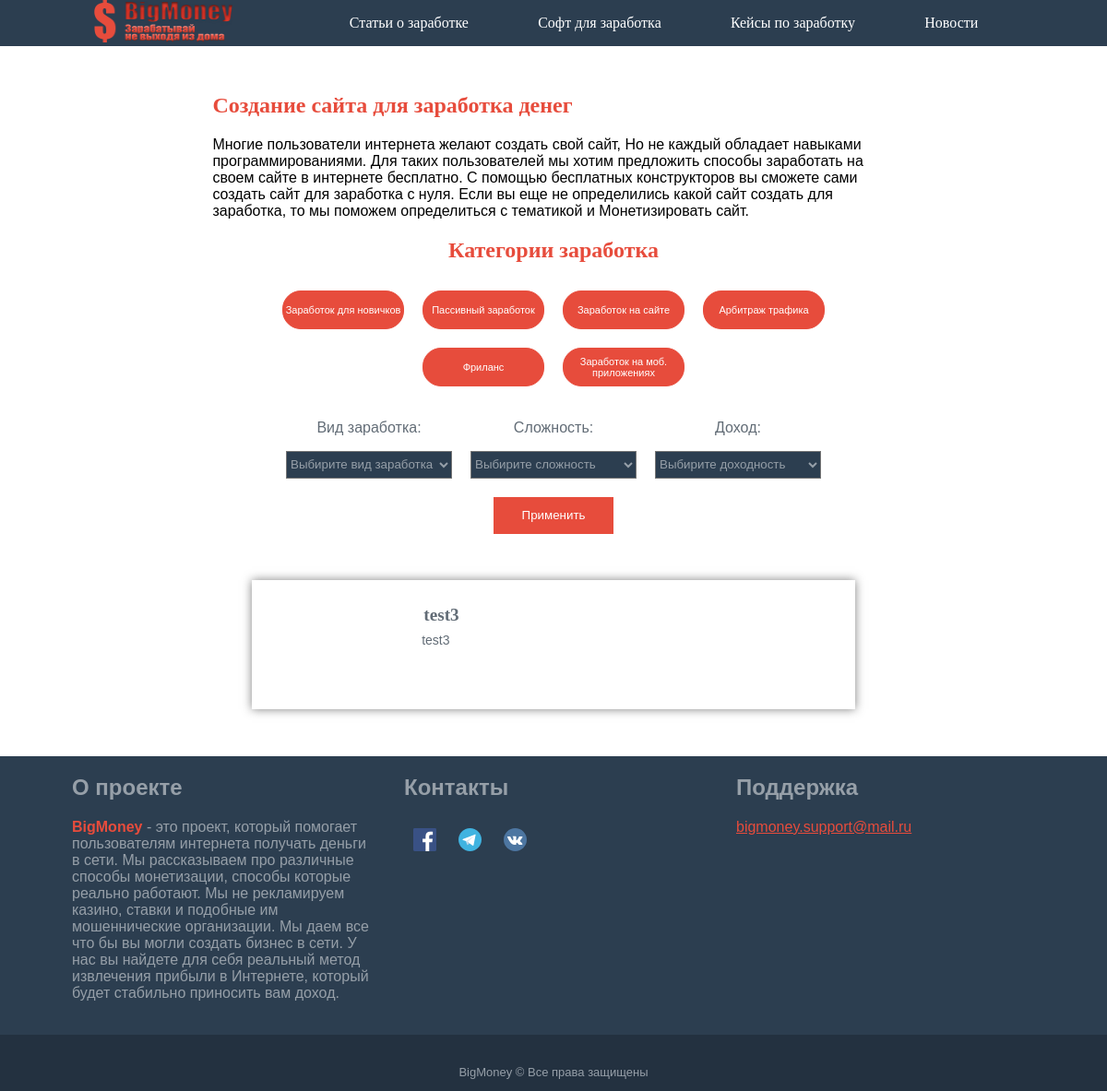
Before: /post/site/index.php with the older database file.
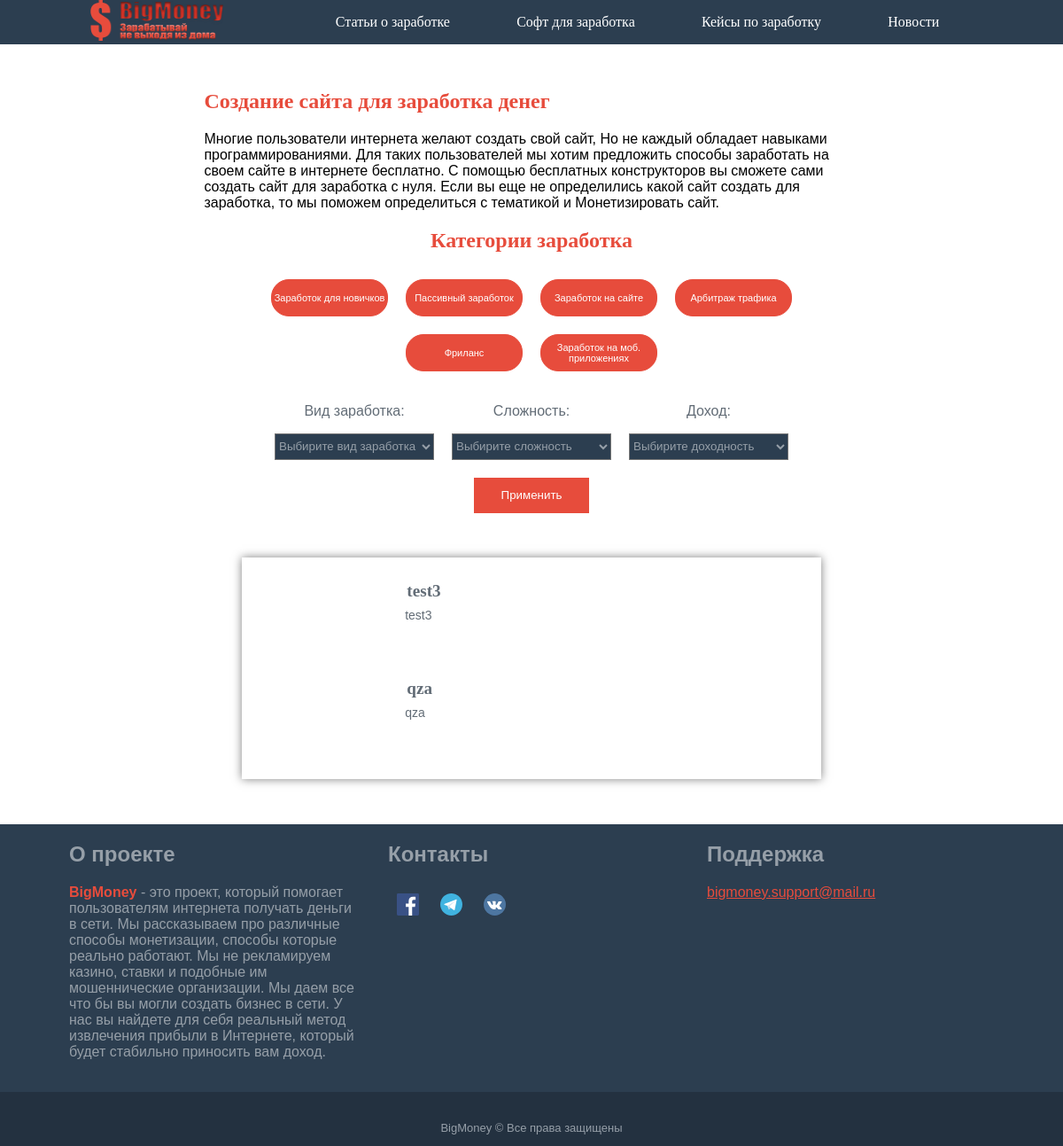
After: the same page with the newer database file.
### tables this page shows
CREATE TABLE `post` (
  `id` int(11) NOT NULL,
  `name` varchar(64) NOT NULL,
  `title-braus` varchar(70) DEFAULT NULL,
  `description-braus` varchar(140) DEFAULT NULL,
  `title-katalog` varchar(60) NOT NULL,
  `description-katalog` varchar(120) NOT NULL,
  `one-title-page` varchar(56) DEFAULT NULL,
  `two-title-page` varchar(56) DEFAULT NULL,
  `one-text` text,
  `two-text` text,
  `image` text,
  `linkPartner` text,
  `plus` text,
  `minus` text,
  `money-level` varchar(56) DEFAULT NULL,
  `hard-level` varchar(56) DEFAULT NULL,
  `date` date DEFAULT NULL,
  `coments` text,
  `site` varchar(16) DEFAULT NULL,
  `freelance` varchar(16) DEFAULT NULL,
  `arbit` varchar(16) DEFAULT NULL,
  `type` varchar(56) DEFAULT NULL,
  `newUser` varchar(16) DEFAULT NULL,
  `passiv` varchar(16) DEFAULT NULL,
  `mob` varchar(16) DEFAULT NULL
);

### src/post/site/index.php (the view, shortened to what the changed rows need)
<!DOCTYPE html>
<html>
<head>
	<link rel="stylesheet" type="text/css" href="../css/style.css">
	<link rel="stylesheet" type="text/css" href="../css/modification.css">
</head>
<body>
<form method="POST" action=<?php echo $_SERVER['PHP_SELF'];?> enctype="multipart/form-data">
	<section class="container">
		<div class="text katalog-text">
			<h1 class="text__title">Создание сайта для заработка денег</h1>
		</div>
		<center>
		<div class="categories">
			<h2 class="categories__title">Категории заработка</h2>
		</div>
		<div class="content">
			<?php
				$conect = mysqli_connect('localhost','root','','posting');
				if(isset($_POST['go'])){
				$hard= mysqli_real_escape_string($conect, trim($_POST['hard']));
				$money= mysqli_real_escape_string($conect, trim($_POST['money']));
				$type = mysqli_real_escape_string($conect, trim($_POST['type']));
				$state = mysqli_query($conect,"SELECT `name`, `image`, `title-katalog`, `description-katalog`, `money-level`, `hard-level`, `type` FROM `post` WHERE `site` = 'on'");
					while ($result_state  = mysqli_fetch_array($state)){
						$img = str_replace("/post","",$result_state['image']);
						if(($result_state['type'] == $type && $hard == 'Выбирите сложность' && $money == 'Выбирите доходность') || ($result_state['type'] == $type && $hard == $result_state['hard-level'] && $money == $result_state['money-level']) || ($result_state['type'] == $type && $hard == $result_state['hard-level']) || ($result_state['type'] == $type && $money == $result_state['money-level']) || ($type == 'Выбирите вид заработка' && $hard == $result_state['hard-level'] && $money == 'Выбирите доходность') || ($type == 'Выбирите вид заработка' && $hard == $result_state['hard-level'] && $money == $result_state['money-level']) || ($type == 'Выбирите вид заработка' && $hard == 'Выбирите сложность' && $money == $result_state['money-level']) ){
							echo
								'<a href="./'.$result_state['name'].'.php">
								<div class="content__element">
									<div class="content__img" id="imag" style="background-image:url(.'.$img.')"></div>
										<div class="content__text">
											<h2 class="content__title">'.$result_state['title-katalog'].'</h2>
											<p class="content__descript">'.$result_state['description-katalog'].'</p>
										</div>
									</div>
									</a>';
						}if($money == 'Выбирите доходность' && $hard == 'Выбирите сложность' && $type == 'Выбирите вид заработка'){
							echo
								'<a href="./'.$result_state['name'].'.php">
								<div class="content__element">
									<div class="content__img" style="background-image:url(.'.$img.')"></div>
									<div class="content__text">
										<h2 class="content__title">'.$result_state['title-katalog'].'</h2>
										<p class="content__descript">'.$result_state['description-katalog'].'</p>
									</div>
								</div>
								</a>';
						}
					}
				}else{
					$state = mysqli_query($conect,"SELECT `name`, `image`, `title-katalog`, `description-katalog`, `money-level`, `hard-level`, `type` FROM `post` WHERE `site` = 'on'");
					while ($result_state  = mysqli_fetch_array($state)){
					$img = str_replace("/post","",$result_state['image']);
					echo
						'<a href="./'.$result_state['name'].'.php">
						<div class="content__element">
							<div class="content__img" style="background-image:url(.'.$img.')"></div>
							<div class="content__text">
								<h2 class="content__title">'.$result_state['title-katalog'].'</h2>
								<p class="content__descript">'.$result_state['description-katalog'].'</p>
							</div>
						</div>
						</a>';
					}
				}
			?>
		</div>
		</center>
	</section>
	<footer class="footer">
		<div class="footer__center">
			<div class = "footer__element">
				<h2 class="footer__text">О проекте</h2>
			</div>
			<div class = "footer__element">
				<h2 class="footer__text">Контакты</h2>
			</div>
			<div class = "footer__element">
				<h2 class="footer__text">Поддержка</h2>
			</div>
		</div>
	</footer>
</form>
</body>
</html>

Changed rows visible on the page:
added post: value "qza"
